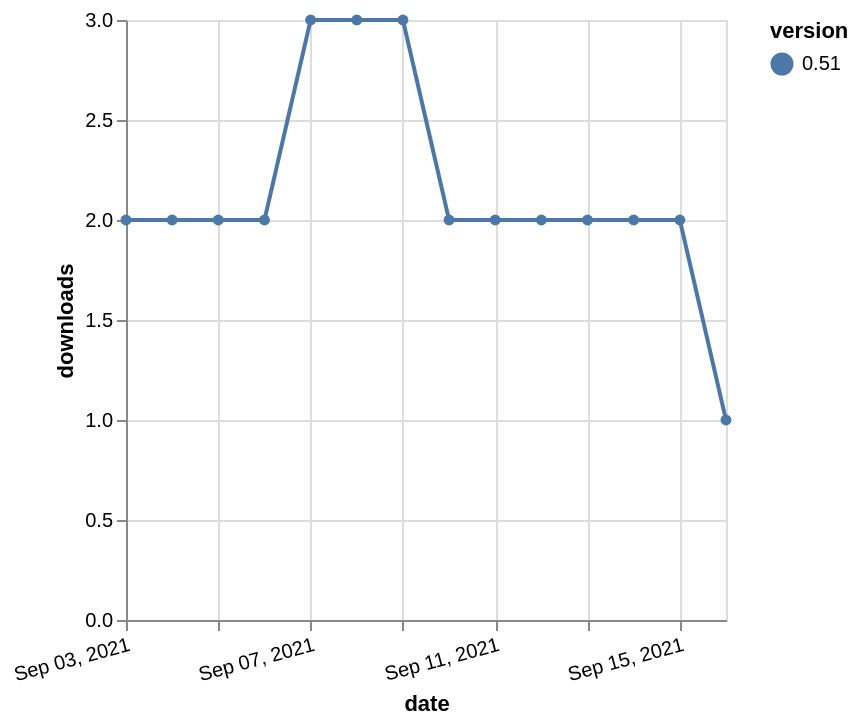

Describe this chart as a Vega-Lite specification.
### Vega-Lite specification from a JSON file in a GitHub repository (floating-point values rounded to 4 significant figures)
{"$schema": "https://vega.github.io/schema/vega-lite/v5.json", "description": "A simple bar chart with embedded data.", "data": {"values": [{"date": "2021-09-03", "total": 1819, "delta": 2, "version": "0.51"}, {"date": "2021-09-04", "total": 1821, "delta": 2, "version": "0.51"}, {"date": "2021-09-05", "total": 1823, "delta": 2, "version": "0.51"}, {"date": "2021-09-06", "total": 1825, "delta": 2, "version": "0.51"}, {"date": "2021-09-07", "total": 1828, "delta": 3, "version": "0.51"}, {"date": "2021-09-08", "total": 1831, "delta": 3, "version": "0.51"}, {"date": "2021-09-09", "total": 1834, "delta": 3, "version": "0.51"}, {"date": "2021-09-10", "total": 1836, "delta": 2, "version": "0.51"}, {"date": "2021-09-11", "total": 1838, "delta": 2, "version": "0.51"}, {"date": "2021-09-12", "total": 1840, "delta": 2, "version": "0.51"}, {"date": "2021-09-13", "total": 1842, "delta": 2, "version": "0.51"}, {"date": "2021-09-14", "total": 1844, "delta": 2, "version": "0.51"}, {"date": "2021-09-15", "total": 1846, "delta": 2, "version": "0.51"}, {"date": "2021-09-16", "total": 1847, "delta": 1, "version": "0.51"}]}, "width": "container", "mark": {"type": "line", "point": {"filled": true}}, "encoding": {"x": {"field": "date", "type": "temporal", "timeUnit": "yearmonthdate", "title": "date", "axis": {"labelAngle": -15}}, "y": {"field": "delta", "type": "quantitative", "title": "downloads"}, "color": {"field": "version", "type": "nominal"}, "tooltip": {"field": "delta"}}}
